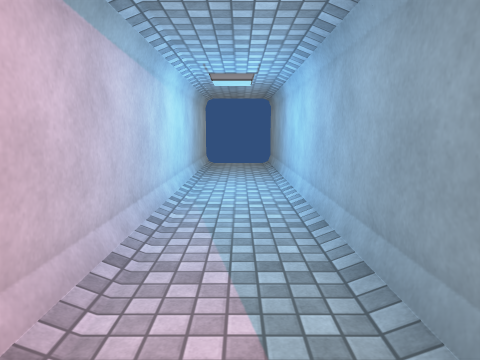
View 1 (above)

16 first-person views from a walk through a 3-D level made in the Unity game engine. The camera is 1.4 m above the floor, tilts 8° down and sees 70° across. The floor is counted in squares, 1 m on a side. Each view is taken from the middle of a square. On the plan, view 1 faces up. The plan holds only what a view shows up to about 15 squares ahead; the rest is blank. The place goes on beyond the plan. The player character is not drawn. Some surface patterns are stand-ins.

View 2
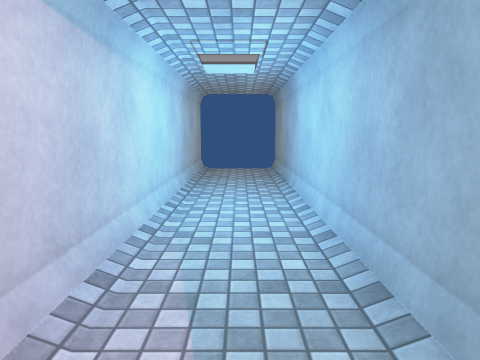

View 3
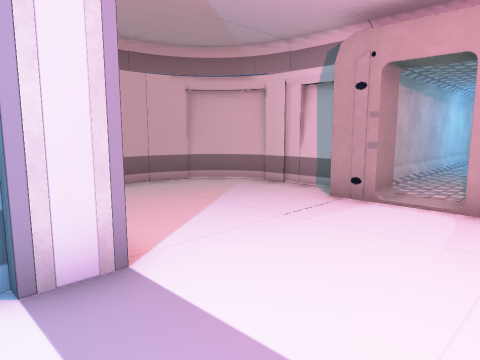

View 4
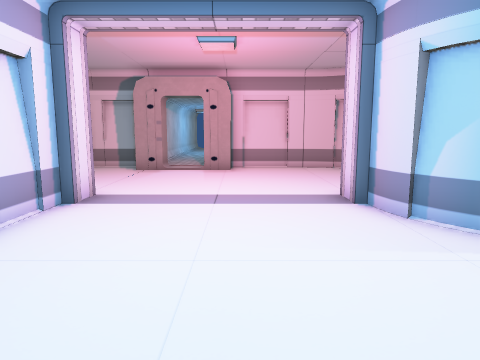

View 5
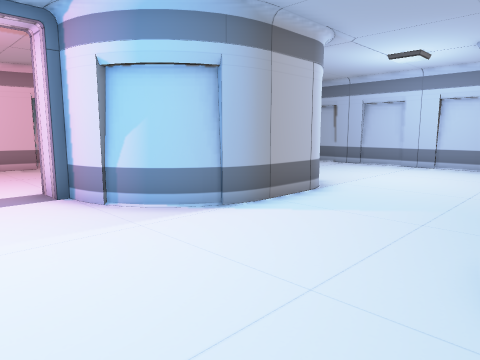

View 6
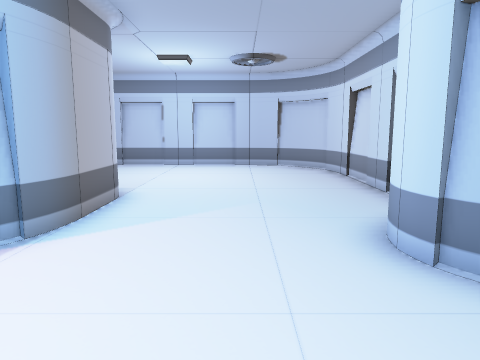

View 7
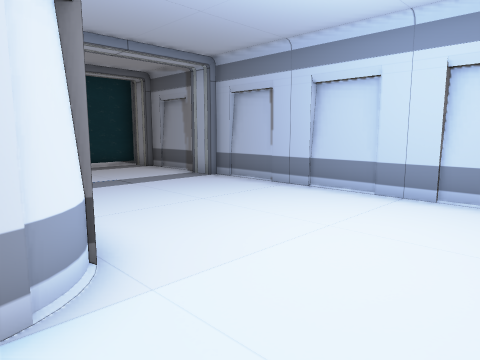

View 8
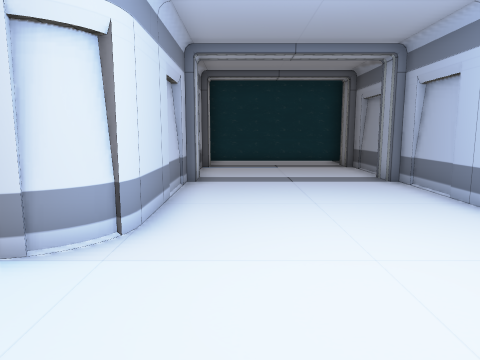

View 9
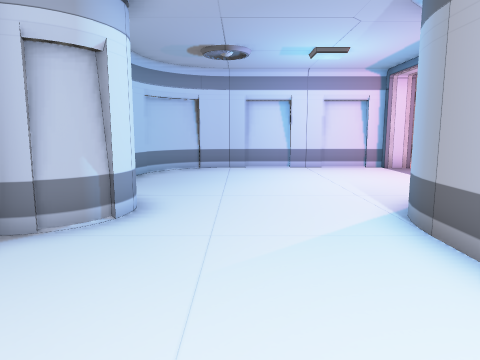

View 10
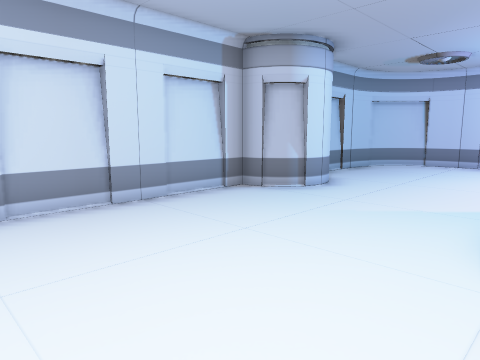

View 11
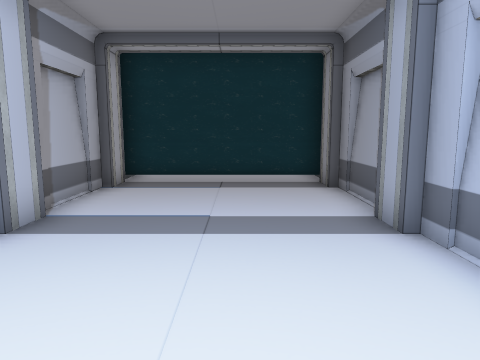

View 12
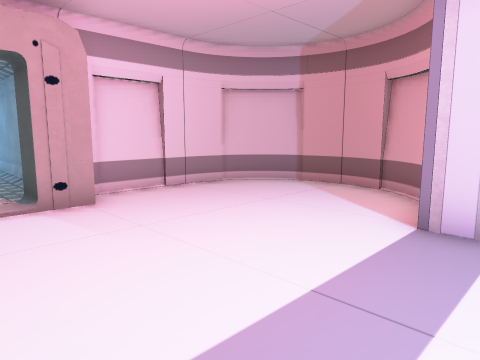

View 13
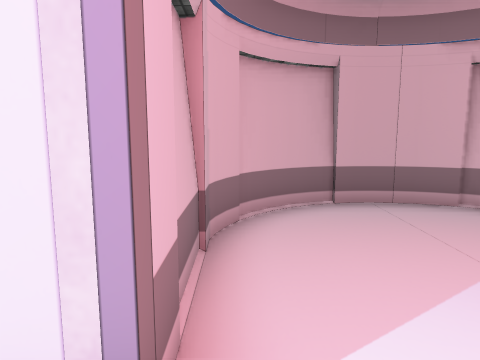

View 14
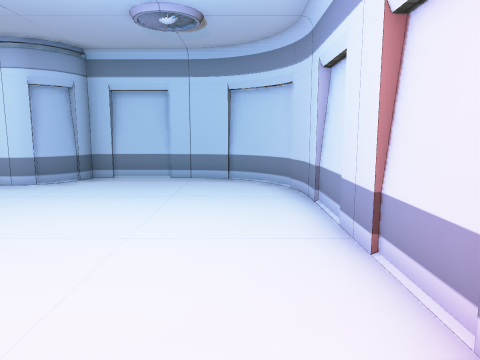

View 15
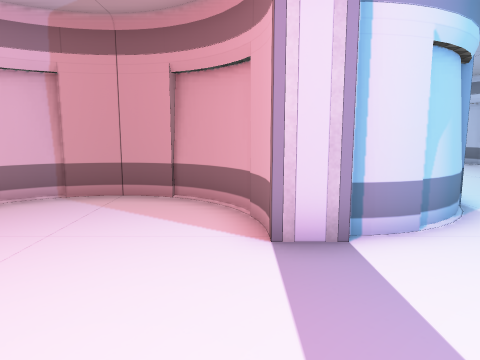

View 16
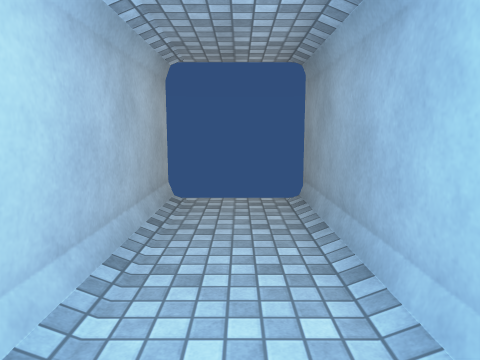

### Floor plan
Key: @ floor where view 1 was taken; # wall or solid block; x gap in a wall; . floor.
Columns run from 7 left of view 1 to 17 right of it. Each row starts with its distance up from view 1.
 15      x..x
 14      #..#
 13      #..#
 12      #..#
 11      #..#
 10      #..#
  9      #..#
  8      #..#
  7      #..#
  6      #..#
  5      #..#
  4      #..#
  3      #..#
  2      #..#         ######
  1  #####..######   ##....##
  0  #...##@##...##  #......#
 -1 ##............## #......#
 -2 #..............# #......#
 -3 #..............# ##.....#
 -4 ##............## #......#
 -5  ##.........###  #......#
 -6   ####......#    #......#
 -7      #......#    #......#
 -8      #......##   #......#
 -9      #.......#####......#
-10      #..................#
-11      #..................#
-12      #..................#
-13      #..................#
-14      ##.....###........##
-15       ###...###......###
-16         ##### ########

Where each view was taken, in squares from view 1:
view 1: 0 up, 0 right, facing up
view 2: 2 up, 0 right, facing up
view 3: 7 down, 2 right, facing up-left
view 4: 13 down, 2 right, facing up
view 5: 14 down, 2 right, facing up-right
view 6: 12 down, 2 right, facing right
view 7: 12 down, 9 right, facing up-right
view 8: 13 down, 12 right, facing up
view 9: 12 down, 12 right, facing left
view 10: 9 down, 14 right, facing down-left
view 11: 8 down, 14 right, facing up
view 12: 7 down, 1 left, facing up-right
view 13: 5 down, 0 right, facing left
view 14: 5 down, 0 right, facing down
view 15: 5 down, 0 right, facing right
view 16: 8 up, 0 right, facing up
